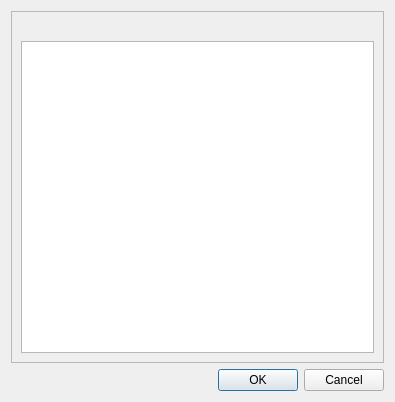
<?xml version="1.0" encoding="UTF-8"?>
<ui version="4.0">
 <class>settingsDialog</class>
 <widget class="QDialog" name="settingsDialog">
  <property name="geometry">
   <rect>
    <x>0</x>
    <y>0</y>
    <width>395</width>
    <height>402</height>
   </rect>
  </property>
  <property name="windowTitle">
   <string>Settings dialog</string>
  </property>
  <layout class="QVBoxLayout" name="verticalLayout">
   <item>
    <widget class="QScrollArea" name="scrollArea">
     <property name="widgetResizable">
      <bool>true</bool>
     </property>
     <widget class="QWidget" name="scrollAreaWidgetContents">
      <property name="geometry">
       <rect>
        <x>0</x>
        <y>0</y>
        <width>375</width>
        <height>352</height>
       </rect>
      </property>
      <layout class="QVBoxLayout" name="verticalLayout_2">
       <item>
        <widget class="QLabel" name="label">
         <property name="text">
          <string/>
         </property>
        </widget>
       </item>
       <item>
        <widget class="QTableView" name="tableView">
         <property name="editTriggers">
          <set>QAbstractItemView::AnyKeyPressed|QAbstractItemView::DoubleClicked|QAbstractItemView::EditKeyPressed|QAbstractItemView::SelectedClicked</set>
         </property>
         <attribute name="horizontalHeaderStretchLastSection">
          <bool>true</bool>
         </attribute>
        </widget>
       </item>
      </layout>
     </widget>
    </widget>
   </item>
   <item>
    <widget class="QDialogButtonBox" name="buttonBox">
     <property name="orientation">
      <enum>Qt::Horizontal</enum>
     </property>
     <property name="standardButtons">
      <set>QDialogButtonBox::Cancel|QDialogButtonBox::Ok</set>
     </property>
    </widget>
   </item>
  </layout>
 </widget>
 <resources/>
 <connections>
  <connection>
   <sender>buttonBox</sender>
   <signal>accepted()</signal>
   <receiver>settingsDialog</receiver>
   <slot>accept()</slot>
   <hints>
    <hint type="sourcelabel">
     <x>236</x>
     <y>392</y>
    </hint>
    <hint type="destinationlabel">
     <x>157</x>
     <y>274</y>
    </hint>
   </hints>
  </connection>
  <connection>
   <sender>buttonBox</sender>
   <signal>rejected()</signal>
   <receiver>settingsDialog</receiver>
   <slot>reject()</slot>
   <hints>
    <hint type="sourcelabel">
     <x>304</x>
     <y>392</y>
    </hint>
    <hint type="destinationlabel">
     <x>286</x>
     <y>274</y>
    </hint>
   </hints>
  </connection>
 </connections>
</ui>
